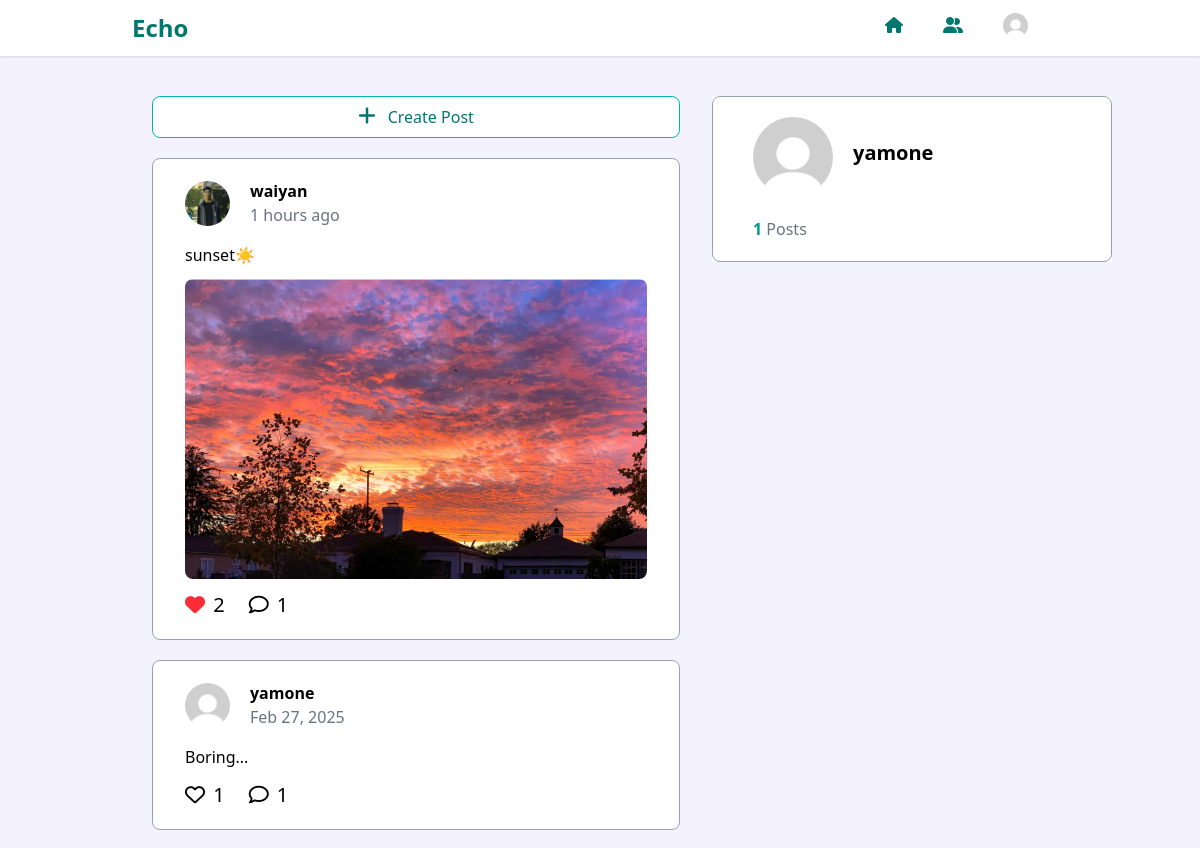
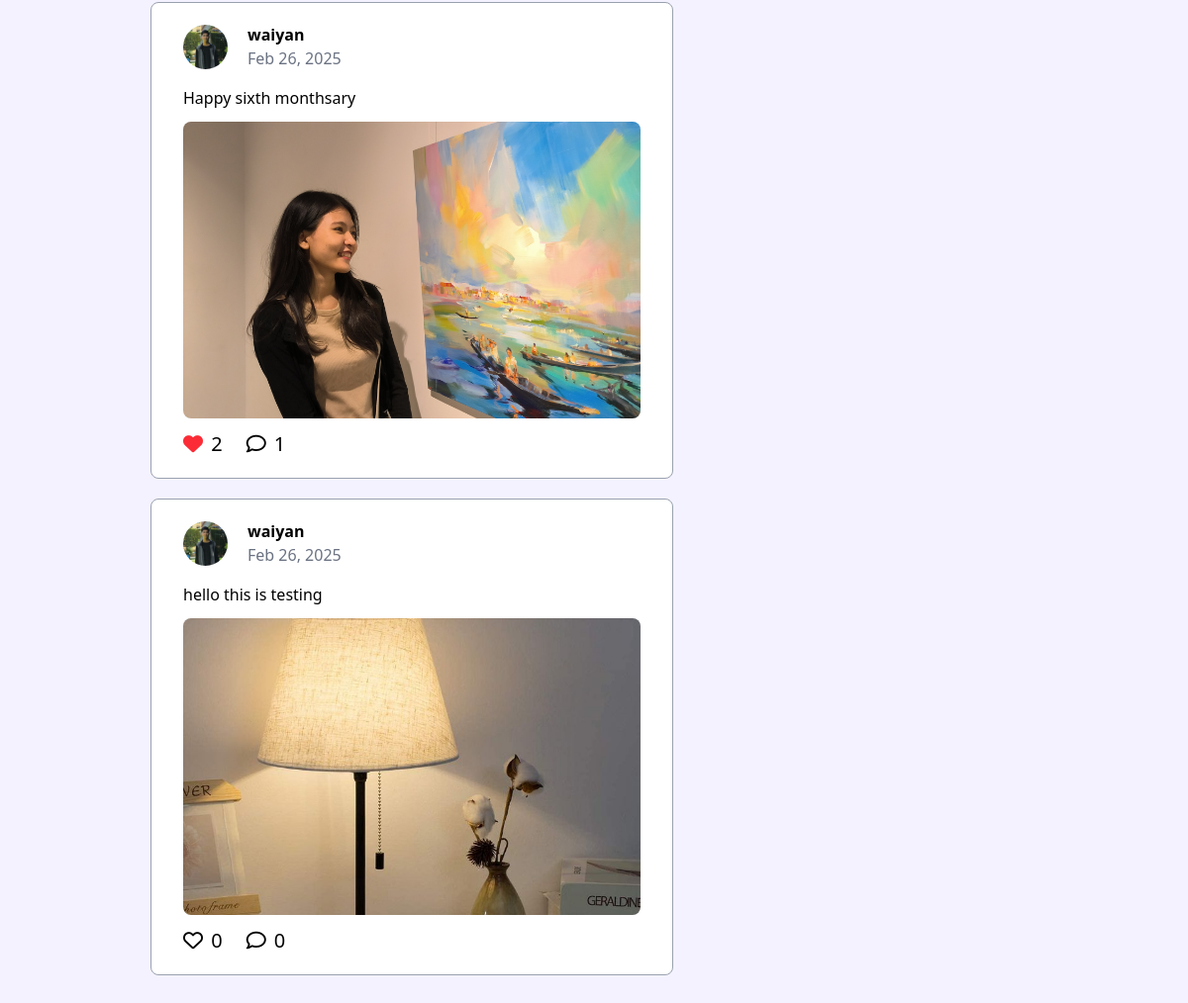
The page / (signed in) on the database its author committed (2 pictures, top to bottom).
### core/models.py (models this page shows, shortened)
class Profile(models.Model):
    user = models.OneToOneField(User, on_delete=models.CASCADE, related_name='profile')
    profile_img = models.ImageField(upload_to='profile_images/', default='profile_images/profile.jpg')
    bio = models.TextField(blank=True)
    location = models.CharField(max_length=100, blank=True)

### post/models.py (models this page shows, shortened)
class Post(models.Model):
    user = models.ForeignKey(User, on_delete=models.CASCADE)
    text = models.TextField()
    image = models.ImageField(upload_to='images/', blank=True)
    created_at = models.DateTimeField(auto_now_add=True)

### post/views.py (the view)
# urls.py: path('', post_views.index, name='index'),
@login_required
def index(request):
    profile = Profile.objects.filter(user=request.user).first()
    posts = Post.objects.annotate(like_count = Count('like'), comment_count = Count('comment')).order_by('-created_at')
    liked_posts = Like.objects.filter(user=request.user).values_list('post_id', flat=True)
    my_posts = Post.objects.filter(user=request.user)
    suggestions = User.objects.exclude(id=request.user.id).exclude(is_superuser=True)
    form = PostForm()
    return render(request, 'core/index.html',{
        'profile' : profile,
        'post_form' : form,
        'posts' : posts,
        'liked_posts' : liked_posts,
        'my_posts' : my_posts,
        'suggestions' : suggestions
    })

### core/templatetags/custom_filters.py (called while the page is built)
@register.filter
def time_until(value):
    if not value:
        return ''
    time_diff = now() - value
    if time_diff < datetime.timedelta(days=1):
        hours = int(time_diff.total_seconds() // 3600)
        minutes = int(time_diff.total_seconds() // 60)
        if hours > 0:
            return f'{hours} hours ago'
        elif minutes > 0:
            return f'{minutes} minutes ago'
        else:
            return 'Just now'
    else:
        return value.strftime('%b %d, %Y')

### core/templates/core/index.html (shortened to what this page needs)
{% extends 'core/base.html' %}
{% block 'content' %}
{% load custom_filters %}
<div class="flex justify-center pt-24 bg-[#f4f2ff]">
    <div class="flex w-[80%] justify-center">
        <div class="w-[100%] md:w-[55%] min-h-[50vh] pb-5">
            <button id="createPostButton" type="button" class="w-full border border-teal-500 bg-white hover:bg-teal-700 hover:text-white text-teal-700 p-2 mb-5 rounded-lg">
                <i class="fa-solid fa-plus text-xl me-3"></i>Create Post
            </button>
            {% for post in posts %}
            <div class="border-1 border-gray-400 bg-white rounded-lg px-8 py-5 mb-5">
                <div class="flex justify-between">
                    <div class="flex items-center">
                        <img src="{{ post.user.profile.profile_img.url }}" class="w-[45px] h-[45px] rounded-full object-cover">
                        <div class="ms-5">
                            <p class="font-semibold">{{ post.user.username }}</p>
                            <p class="text-gray-500">{{ post.created_at|time_until }}</p>
                        </div>
                    </div>
                </div>
                <p class="mt-4">{{post.text}}</p>
                {% if post.image %}
                <img src="{{ post.image.url }}" class="w-full h-[300px] md:h-[300px] rounded-lg my-3 object-cover">
                {% endif %}
                <div class="flex mt-3">
                    <button class="like-button" data-post-id="{{ post.id }}">
                        {% if post.id in liked_posts %}
                            <i class="fa-solid fa-heart text-red-500 text-xl"></i>
                        {% else %}
                            <i class="fa-regular fa-heart text-xl"></i>
                        {% endif %}
                        <span class="text-xl ms-1 me-6 like-count">{{ post.like_set.count }}</span>
                    </button>
                    <button type="button" class="comment-button" data-post-id="{{ post.id }}">
                        <i class="fa-regular fa-comment text-xl"></i><span class="ms-2 text-xl">{{ post.comment_set.count }}</span>
                    </button>
                </div>
            </div>
            {% endfor %}
        </div>
        <div class="w-[35%] ms-8 hidden md:block">
            <div class="fixed w-100 top-24 bg-white">
                <div class="max-h-[50vh] flex-col border-1 border-gray-400 rounded-lg py-5 px-10">
                    <a href="{% url 'core:profile' %}">
                        <div class="flex items-center">
                            <img class="w-[80px] h-[80px] rounded-full object-cover" src="{{ profile.profile_img.url }}">
                            <div class="ms-5">
                                <p class="text-xl font-semibold mb-2">{{ profile.user.username }}</p>
                            </div>
                        </div>
                    </a>
                    <div class="flex mt-5">
                        <div class="me-5">
                            <span class="font-bold text-teal-600">{{ my_posts.count }}</span>
                            <span class="text-gray-500">Posts</span>
                        </div>
                    </div>
                </div>
            </div>
        </div>
    </div>
</div>
{% endblock %}

### core/templates/core/base.html (shortened to what this page needs)
{% load custom_filters %}
<!DOCTYPE html>
<html lang="en">
<head>
    <script src="https://unpkg.com/@tailwindcss/browser@4"></script>
    <link rel="stylesheet" href="https://cdnjs.cloudflare.com/ajax/libs/font-awesome/6.7.2/css/all.min.css" />
</head>
<body>
    <div class="w-full shadow-sm fixed top-0 left-0 z-50 bg-white">
        <nav class="flex justify-between items-center w-[80%] mx-auto p-3">
            <a href="{% url 'core:index' %}" class="text-2xl font-bold text-teal-700">Echo</a>
            <ul class="flex justify-even space-x-10">
                <li><i class="fa-solid fa-house text-teal-700"></i></li>
                <li><i class="fa-solid fa-user-group text-teal-700"></i></li>
                <li>
                    <button id="dropdownButton" type="button"><img class="w-[25px] h-[25px] rounded-full object-cover" src="{{ profile.profile_img.url }}"></button>
                </li>
            </ul>
        </nav>
    </div>
    {% block 'content' %}{% endblock %}
</body>
</html>

### rows shown on the page
Profile: profile_img (placeholder picture), user.username "yamone"
Post: user.profile.profile_img (picture), user.username "waiyan", created_at "1 hours ago", text "sunset☀️", image (picture), like_set.count "2", comment_set.count "1"
Post: user.profile.profile_img (placeholder picture), user.username "yamone", created_at "Feb 27, 2025", text "Boring...", like_set.count "1", comment_set.count "1"
Post: user.profile.profile_img (picture), user.username "waiyan", created_at "Feb 26, 2025", text "Happy sixth monthsary", image (picture), like_set.count "2", comment_set.count "1"
Post: user.profile.profile_img (picture), user.username "waiyan", created_at "Feb 26, 2025", text "hello this is testing", image (picture), like_set.count "0", comment_set.count "0"

### other values the page prints
{{ my_posts.count }} "1"
